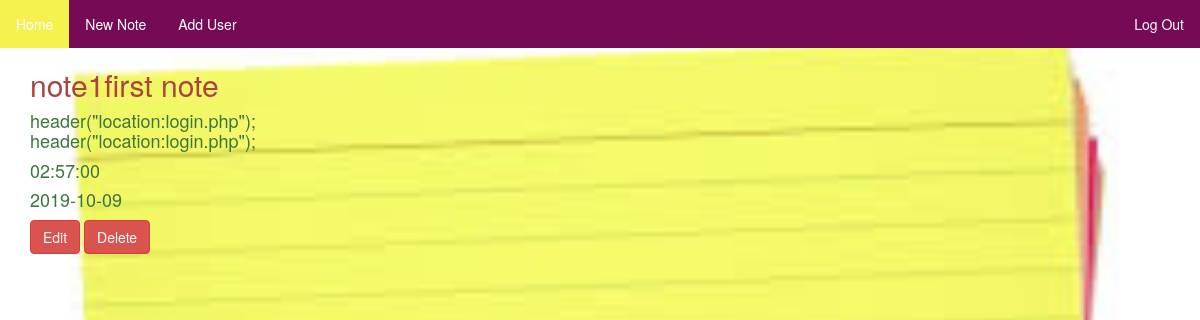
/admin.php (signed in), run on the app's committed database.
### tables this page shows
CREATE TABLE `note` (
  `id` int(11) NOT NULL,
  `title` varchar(255) NOT NULL,
  `content` varchar(255) NOT NULL,
  `time` time NOT NULL,
  `day` date NOT NULL,
  `user_id` int(11) NOT NULL
);

### admin.php (the view, shortened to what this page needs)
<?php include('include/connection.php') ?>
<?php include('include/nav.php') ?>
<?php
$sql = $conn->prepare("SELECT *
from note where user_id=$user_id");
$sql->execute();
$rows = $sql->fetchAll();
?>
<html>
<head>
	<link rel="stylesheet" type="text/css" href="include/style.css">
    <link rel="stylesheet" type="text/css" href="css/bootstrap.min.css">
</head>
<body class="bg">
<div class="container">
  <div class="row">
<?php
                 foreach ($rows as $row){
     echo "<div class='col-sm-4'>";
     echo "<h2 class='text-danger'>" .$row['title']."</h2>";
     echo "<h4 class='text-success'>" .$row['content']."</h4>";
     echo "<h4 class='text-success'>" .$row['time']."</h4>";
     echo "<h4 class='text-success'>" .$row['day']."</h4>";
     echo "<a  class='btn btn-danger' href='updatenote.php?id=$row[id]'>Edit</a>";
     echo "<a  class='btn btn-danger' href='Deletenote.php?id=$row[id]'>Delete</a>";
      echo "</div>";
  }
  ?>
  </div>
 </div>
</body>
</html>

### include/style.css (style rules this page uses)
* { margin: 0px; padding: 0px; }
body { font-size: 120%; background: #F8F8FF; }
.btn { padding: 10px; font-size: 15px; color: white; background: rgb(224, 52, 153); border: none; border-radius: 5px; }
.bg { background-image:url('images/note.jpg'); -webkit-background-size: cover; -moz-background-size: cover; -o-background-size: cover; background-size: cover; height: 600px; }

### include/nav.php (style rules this page uses)
body { margin: 0; padding: 0; }

### data on the page
note: title "note1first note", content "header(\"location:login.php\"); header(\"location:login.php\");", time "02:57:00", day "2019-10-09"
